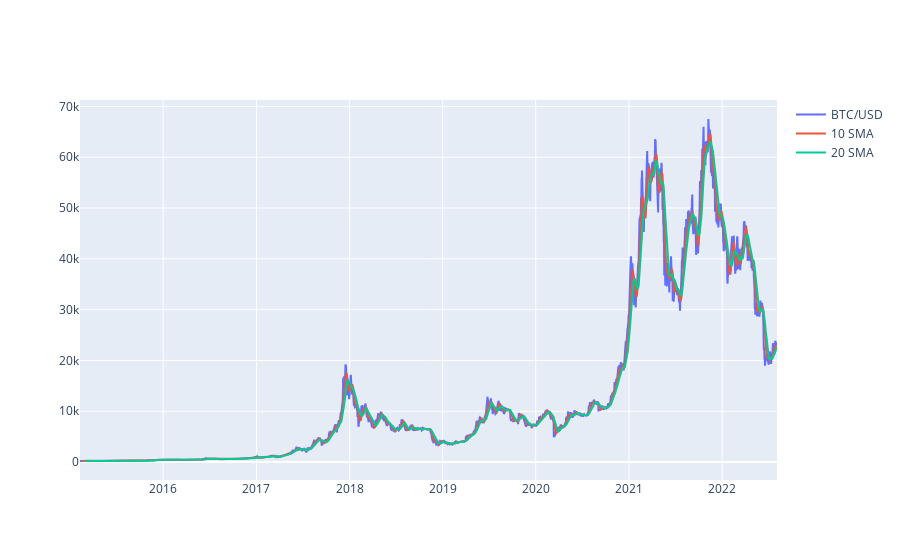

The notebook cell saved with this chart:
### Code cell
# Graph for BTC/USD
bitgraph = go.Figure(data=go.Scatter(x = bitdata.index, y = bitdata['close'],name='BTC/USD'))
bitgraph.add_scatter(x=bitdata.index,y=bitdata['10_sma'],name='10 SMA')
bitgraph.add_scatter(x=bitdata.index,y=bitdata['20_sma'],name='20 SMA')

### Figure 1 — Plotly figure (JSON) as saved in the notebook; plotly's stock layout.template omitted (floating-point values rounded to 4 significant figures; data arrays with more than 128 entries replaced by an {"elided": "..."} marker saying what was removed)
{"data": [{"name": "BTC/USD", "type": "scatter", "x": {"elided": "2734 str values"}, "y": {"elided": "2734 float values"}}, {"name": "10 SMA", "type": "scatter", "x": {"elided": "2734 str values"}, "y": {"elided": "2734 float values"}}, {"name": "20 SMA", "type": "scatter", "x": {"elided": "2734 str values"}, "y": {"elided": "2734 float values"}}], "layout": {"autosize": true, "dragmode": "zoom", "xaxis": {"autorange": true, "range": ["2015-02-09", "2022-08-04"], "type": "date"}, "yaxis": {"autorange": true, "range": [-3527.0, 71270.0], "type": "linear"}}}
